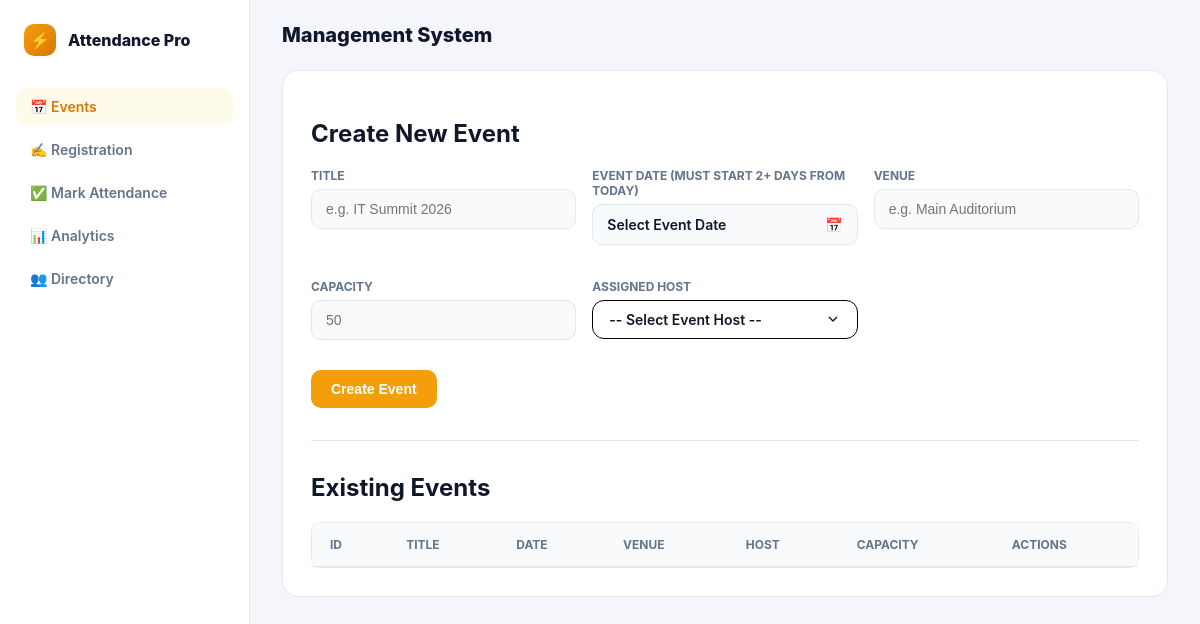
Before: /events with the older database file.
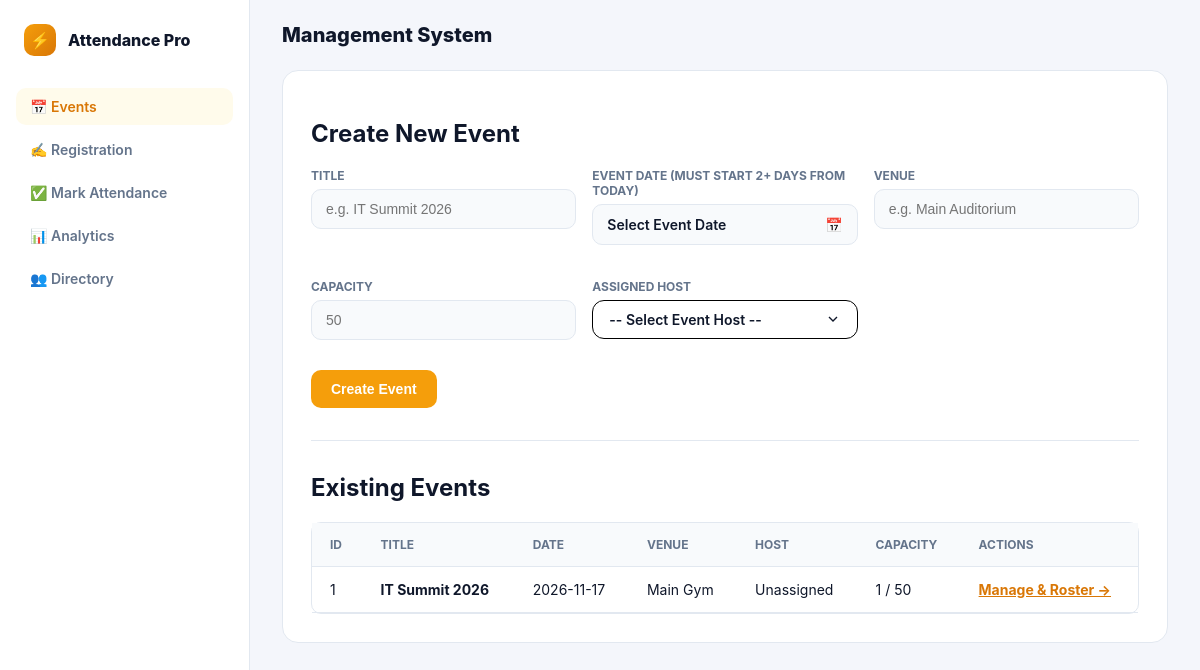
After: the same page with the newer database file.
### tables this page shows
CREATE TABLE events (
    event_id INTEGER PRIMARY KEY AUTOINCREMENT,
    title TEXT NOT NULL,
    event_date TEXT NOT NULL,
    venue TEXT NOT NULL,
    capacity INTEGER NOT NULL CHECK (capacity > 0),
    host_id INTEGER,
    FOREIGN KEY (host_id) REFERENCES users (user_id) ON DELETE SET NULL
);

### app.py (the view, shortened to what this page needs)
@app.route("/", methods=["GET", "POST"])
@app.route("/events", methods=["GET", "POST"])
def events():
    conn = get_db()
    min_date = get_min_allowed_date()
    events_list = conn.execute("""
        SELECT e.*, u.username AS host_name, COUNT(r.registration_id) AS total_registered
        FROM events e
        LEFT JOIN users u ON e.host_id = u.user_id
        LEFT JOIN registrations r ON e.event_id = r.event_id
        GROUP BY e.event_id
        ORDER BY e.event_date ASC
    """).fetchall()
    hosts_list = conn.execute("SELECT user_id, username FROM users WHERE role = 'Host'").fetchall()
    conn.close()
    return render_template("events.html", events=events_list, hosts=hosts_list, min_date=min_date, active_page="events")

### app.py (called while the page is built, shortened)
def get_db():
    db_exists = os.path.exists(DB_PATH)
    conn = sqlite3.connect(DB_PATH)
    conn.row_factory = sqlite3.Row
    conn.execute("PRAGMA foreign_keys = ON;")
    return conn

def get_min_allowed_date():
    return (datetime.now() + timedelta(days=2)).strftime('%Y-%m-%d')

### templates/events.html (shortened to what this page needs)
{% extends "base.html" %}
{% block content %}
<h2>Create New Event</h2>
<form method="POST" action="{{ url_for('events') }}">
    <div style="display: grid; grid-template-columns: repeat(auto-fit, minmax(200px, 1fr)); gap: 16px;">
        <div class="form-group">
            <label for="title">Title</label>
            <input type="text" name="title" id="title" placeholder="e.g. IT Summit 2026" required>
        </div>
        <div class="form-group">
            <label>Event Date (Must start 2+ Days from today)</label>
            <div class="calendar-trigger-btn" onclick="openDatePicker()">
                <span id="displayDateText">Select Event Date</span>
                <span>📅</span>
            </div>
        </div>
        <div class="form-group">
            <label for="venue">Venue</label>
            <input type="text" name="venue" id="venue" placeholder="e.g. Main Auditorium" required>
        </div>
        <div class="form-group">
            <label for="capacity">Capacity</label>
            <input type="number" name="capacity" id="capacity" min="1" placeholder="50" required>
        </div>
        <div class="form-group">
            <label>Assigned Host</label>
            <div class="custom-dropdown-container">
                <div class="custom-dropdown-trigger">
                    <span class="selected-label">-- Select Event Host --</span>
                    <svg width="16" height="16" viewBox="0 0 24 24" fill="none" stroke="currentColor" stroke-width="2"><polyline points="6 9 12 15 18 9"></polyline></svg>
                </div>
            </div>
        </div>
    </div>
    <button type="submit" style="margin-top: 12px;">Create Event</button>
</form>
<hr style="margin: 32px 0; border: none; border-top: 1px solid var(--border-color);">
<h2>Existing Events</h2>
<table>
    <thead>
        <tr>
            <th>ID</th>
            <th>Title</th>
            <th>Date</th>
            <th>Venue</th>
            <th>Host</th>
            <th>Capacity</th>
            <th>Actions</th>
        </tr>
    </thead>
    <tbody>
        {% for event in events %}
        <tr>
            <td>{{ event.event_id }}</td>
            <td style="font-weight: 700;">{{ event.title }}</td>
            <td>{{ event.event_date }}</td>
            <td>{{ event.venue }}</td>
            <td>{{ event.host_name if event.host_name else 'Unassigned' }}</td>
            <td>{{ event.total_registered }} / {{ event.capacity }}</td>
            <td>
                <a href="{{ url_for('event_detail', event_id=event.event_id) }}" style="color: var(--accent-hover); font-weight: 700;">
                    Manage & Roster →
                </a>
            </td>
        </tr>
        {% endfor %}
    </tbody>
</table>
{% endblock %}

Changed rows visible on the page:
added events: event_id "1", title "IT Summit 2026", event_date "2026-11-17", venue "Main Gym", host_name "Unassigned", total_registered "1", capacity "50"
